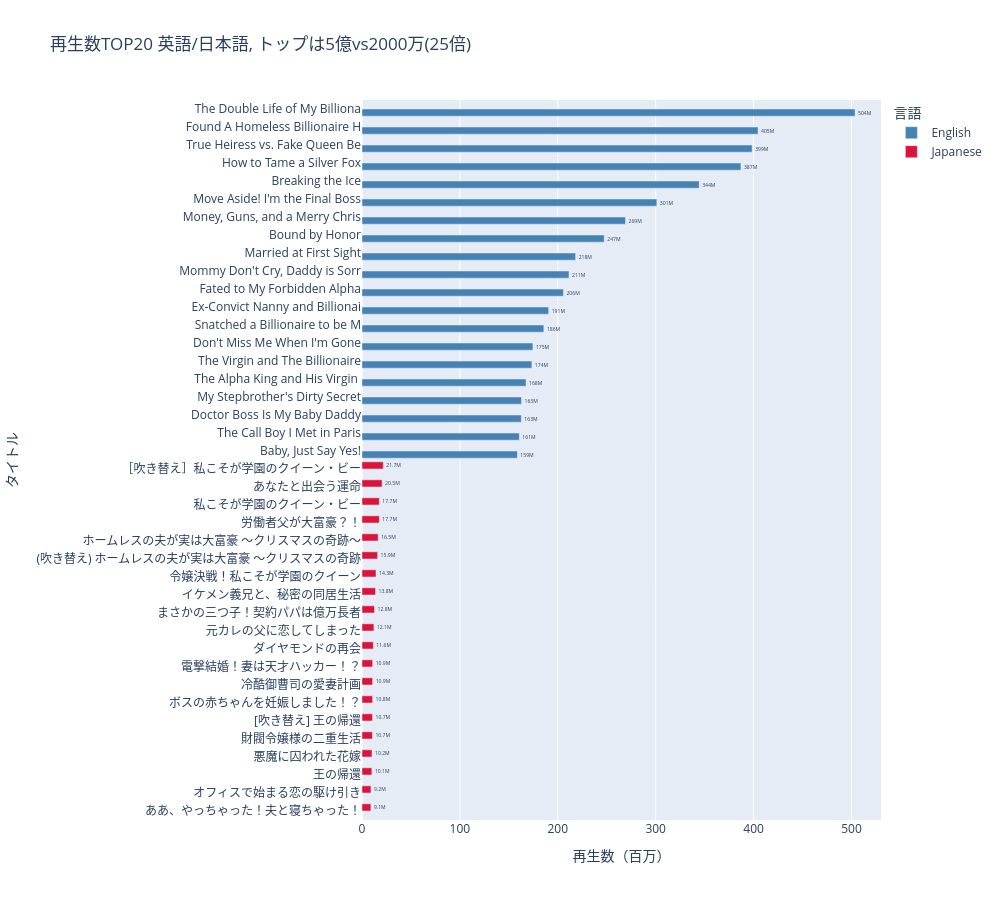

Notebook code cell kept with this figure:
### Code cell
#  再生数TOP20比較（重ねて表示）

if len(df_en) > 0:
    # 英語版・日本語版TOP20を準備
    top20_en = df_en.nlargest(20, 'read_count')[['title', 'read_count']]
    top20_ja = df.nlargest(20, 'read_count')[['title', 'read_count']]
    
    # タイトルで共通化したい場合は結合する（タイトルで内部的に一致する前提・必要に応じて調整）
    df_top = pd.merge(
        top20_ja.rename(columns={'read_count': 'read_count_ja'}),
        top20_en.rename(columns={'read_count': 'read_count_en'}),
        on='title', how='outer'
    )
    # 欠損値を0に
    df_top['read_count_ja'] = df_top['read_count_ja'].fillna(0)
    df_top['read_count_en'] = df_top['read_count_en'].fillna(0)
    
    # 日本語・英語どちらかのTop20作品 → 40作品弱になる場合もあり
    # 棒グラフ順序揃える（合計値順 or 和順）
    df_top['sum'] = df_top['read_count_ja'] + df_top['read_count_en']
    df_top = df_top.sort_values('sum', ascending=False)
    
    # プロット
    fig = go.Figure()
    fig.add_trace(go.Bar(
        y=df_top['title'].str[:30][::-1],
        x=df_top['read_count_en'][::-1]/1e6,
        orientation='h',
        name="English",
        marker_color='steelblue',
        text=[f"{x/1e6:.0f}M" if x > 0 else "" for x in df_top['read_count_en'][::-1]],
        textposition='outside'
    ))
    fig.add_trace(go.Bar(
        y=df_top['title'].str[:30][::-1],
        x=df_top['read_count_ja'][::-1]/1e6,
        orientation='h',
        name="Japanese",
        marker_color='crimson',
        text=[f"{x/1e6:.1f}M" if x > 0 else "" for x in df_top['read_count_ja'][::-1]],
        textposition='outside'
    ))

    fig.update_layout(
        barmode='group',    # あるいは'barmode="overlay"'で重ねもOK
        height=900,
        width=1000,
        title=' 再生数TOP20 英語/日本語, トップは5億vs2000万(25倍)',
        xaxis_title='再生数（百万）',
        yaxis_title='タイトル',
        legend=dict(title='言語')
    )
    fig.show()

### Figure 1 — Plotly figure (JSON) as saved in the notebook; plotly's stock layout.template omitted (floating-point values rounded to 4 significant figures)
{"data": [{"marker": {"color": "steelblue"}, "name": "English", "orientation": "h", "text": ["", "", "", "", "", "", "", "", "", "", "", "", "", "", "", "", "", "", "", "", "159M", "161M", "163M", "163M", "168M", "174M", "175M", "186M", "191M", "206M", "211M", "218M", "247M", "269M", "301M", "344M", "387M", "399M", "405M", "504M"], "textposition": "outside", "type": "bar", "x": [0.0, 0.0, 0.0, 0.0, 0.0, 0.0, 0.0, 0.0, 0.0, 0.0, 0.0, 0.0, 0.0, 0.0, 0.0, 0.0, 0.0, 0.0, 0.0, 0.0, 158.7, 160.7, 162.8, 163.0, 167.6, 173.5, 174.6, 185.8, 190.7, 205.8, 211.5, 218.2, 247.4, 269.2, 301.2, 344.4, 387.1, 398.5, 404.6, 503.7], "y": ["ああ、やっちゃった！夫と寝ちゃった！", "オフィスで始まる恋の駆け引き", "王の帰還", "悪魔に囚われた花嫁", "財閥令嬢様の二重生活", "[吹き替え] 王の帰還", "ボスの赤ちゃんを妊娠しました！？", "冷酷御曹司の愛妻計画", "電撃結婚！妻は天才ハッカー！？", "ダイヤモンドの再会", "元カレの父に恋してしまった", "まさかの三つ子！契約パパは億万長者", "イケメン義兄と、秘密の同居生活", "令嬢決戦！私こそが学園のクイーン", "(吹き替え) ホームレスの夫が実は大富豪 ～クリスマスの奇跡", "ホームレスの夫が実は大富豪 ～クリスマスの奇跡～", "労働者父が大富豪？！", "私こそが学園のクイーン・ビー", "あなたと出会う運命", "［吹き替え］私こそが学園のクイーン・ビー", "Baby, Just Say Yes!", "The Call Boy I Met in Paris", "Doctor Boss Is My Baby Daddy", "My Stepbrother's Dirty Secret", "The Alpha King and His Virgin ", "The Virgin and The Billionaire", "Don't Miss Me When I'm Gone", "Snatched a Billionaire to be M", "Ex-Convict Nanny and Billionai", "Fated to My Forbidden Alpha", "Mommy Don't Cry, Daddy is Sorr", "Married at First Sight", "Bound by Honor", "Money, Guns, and a Merry Chris", "Move Aside! I'm the Final Boss", "Breaking the Ice", "How to Tame a Silver Fox", "True Heiress vs. Fake Queen Be", "Found A Homeless Billionaire H", "The Double Life of My Billiona"]}, {"marker": {"color": "crimson"}, "name": "Japanese", "orientation": "h", "text": ["9.1M", "9.2M", "10.1M", "10.2M", "10.7M", "10.7M", "10.8M", "10.9M", "10.9M", "11.6M", "12.1M", "12.8M", "13.8M", "14.3M", "15.9M", "16.5M", "17.7M", "17.7M", "20.5M", "21.7M", "", "", "", "", "", "", "", "", "", "", "", "", "", "", "", "", "", "", "", ""], "textposition": "outside", "type": "bar", "x": [9.069, 9.163, 10.11, 10.19, 10.66, 10.7, 10.84, 10.86, 10.88, 11.6, 12.15, 12.77, 13.83, 14.32, 15.94, 16.49, 17.7, 17.71, 20.52, 21.71, 0.0, 0.0, 0.0, 0.0, 0.0, 0.0, 0.0, 0.0, 0.0, 0.0, 0.0, 0.0, 0.0, 0.0, 0.0, 0.0, 0.0, 0.0, 0.0, 0.0], "y": ["ああ、やっちゃった！夫と寝ちゃった！", "オフィスで始まる恋の駆け引き", "王の帰還", "悪魔に囚われた花嫁", "財閥令嬢様の二重生活", "[吹き替え] 王の帰還", "ボスの赤ちゃんを妊娠しました！？", "冷酷御曹司の愛妻計画", "電撃結婚！妻は天才ハッカー！？", "ダイヤモンドの再会", "元カレの父に恋してしまった", "まさかの三つ子！契約パパは億万長者", "イケメン義兄と、秘密の同居生活", "令嬢決戦！私こそが学園のクイーン", "(吹き替え) ホームレスの夫が実は大富豪 ～クリスマスの奇跡", "ホームレスの夫が実は大富豪 ～クリスマスの奇跡～", "労働者父が大富豪？！", "私こそが学園のクイーン・ビー", "あなたと出会う運命", "［吹き替え］私こそが学園のクイーン・ビー", "Baby, Just Say Yes!", "The Call Boy I Met in Paris", "Doctor Boss Is My Baby Daddy", "My Stepbrother's Dirty Secret", "The Alpha King and His Virgin ", "The Virgin and The Billionaire", "Don't Miss Me When I'm Gone", "Snatched a Billionaire to be M", "Ex-Convict Nanny and Billionai", "Fated to My Forbidden Alpha", "Mommy Don't Cry, Daddy is Sorr", "Married at First Sight", "Bound by Honor", "Money, Guns, and a Merry Chris", "Move Aside! I'm the Final Boss", "Breaking the Ice", "How to Tame a Silver Fox", "True Heiress vs. Fake Queen Be", "Found A Homeless Billionaire H", "The Double Life of My Billiona"]}], "layout": {"barmode": "group", "height": 900, "legend": {"title": {"text": "言語"}}, "title": {"text": " 再生数TOP20 英語/日本語, トップは5億vs2000万(25倍)"}, "width": 1000, "xaxis": {"title": {"text": "再生数（百万）"}}, "yaxis": {"title": {"text": "タイトル"}}}}
